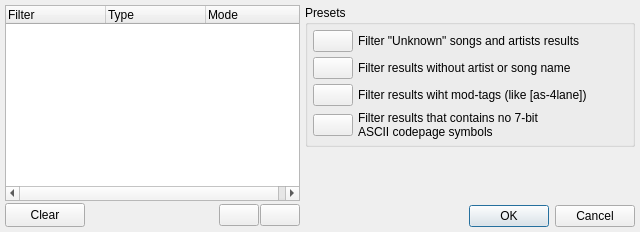
<?xml version="1.0" encoding="UTF-8"?>
<ui version="4.0">
 <class>FilterSettings</class>
 <widget class="QDialog" name="FilterSettings">
  <property name="geometry">
   <rect>
    <x>0</x>
    <y>0</y>
    <width>640</width>
    <height>232</height>
   </rect>
  </property>
  <property name="windowTitle">
   <string>Filter Settings</string>
  </property>
  <property name="windowIcon">
   <iconset resource="../res.qrc">
    <normaloff>:/icons/icons/Filter.png</normaloff>:/icons/icons/Filter.png</iconset>
  </property>
  <layout class="QHBoxLayout" name="horizontalLayout">
   <property name="spacing">
    <number>5</number>
   </property>
   <property name="leftMargin">
    <number>5</number>
   </property>
   <property name="topMargin">
    <number>5</number>
   </property>
   <property name="rightMargin">
    <number>5</number>
   </property>
   <property name="bottomMargin">
    <number>5</number>
   </property>
   <item>
    <layout class="QVBoxLayout" name="verticalLayout_3">
     <property name="spacing">
      <number>2</number>
     </property>
     <property name="sizeConstraint">
      <enum>QLayout::SetMinimumSize</enum>
     </property>
     <item>
      <widget class="QTreeWidget" name="treeWidget_Filters">
       <property name="sizePolicy">
        <sizepolicy hsizetype="Expanding" vsizetype="Expanding">
         <horstretch>0</horstretch>
         <verstretch>0</verstretch>
        </sizepolicy>
       </property>
       <property name="selectionMode">
        <enum>QAbstractItemView::ExtendedSelection</enum>
       </property>
       <property name="rootIsDecorated">
        <bool>false</bool>
       </property>
       <column>
        <property name="text">
         <string>Filter</string>
        </property>
       </column>
       <column>
        <property name="text">
         <string>Type</string>
        </property>
       </column>
       <column>
        <property name="text">
         <string>Mode</string>
        </property>
       </column>
      </widget>
     </item>
     <item>
      <layout class="QHBoxLayout" name="horizontalLayout_Controls">
       <property name="spacing">
        <number>1</number>
       </property>
       <item>
        <widget class="QPushButton" name="pushButton_Clear">
         <property name="minimumSize">
          <size>
           <width>0</width>
           <height>24</height>
          </size>
         </property>
         <property name="text">
          <string>Clear</string>
         </property>
        </widget>
       </item>
       <item>
        <spacer name="horizontalSpacer_5">
         <property name="orientation">
          <enum>Qt::Horizontal</enum>
         </property>
         <property name="sizeHint" stdset="0">
          <size>
           <width>40</width>
           <height>20</height>
          </size>
         </property>
        </spacer>
       </item>
       <item>
        <widget class="QPushButton" name="pushButton_Add">
         <property name="sizePolicy">
          <sizepolicy hsizetype="Minimum" vsizetype="Fixed">
           <horstretch>0</horstretch>
           <verstretch>0</verstretch>
          </sizepolicy>
         </property>
         <property name="text">
          <string/>
         </property>
         <property name="icon">
          <iconset resource="../res.qrc">
           <normaloff>:/icons/icons/Add.png</normaloff>:/icons/icons/Add.png</iconset>
         </property>
        </widget>
       </item>
       <item>
        <widget class="QPushButton" name="pushButton_Remove">
         <property name="text">
          <string/>
         </property>
         <property name="icon">
          <iconset resource="../res.qrc">
           <normaloff>:/icons/icons/Remove.png</normaloff>:/icons/icons/Remove.png</iconset>
         </property>
        </widget>
       </item>
      </layout>
     </item>
    </layout>
   </item>
   <item>
    <layout class="QVBoxLayout" name="verticalLayout">
     <property name="spacing">
      <number>5</number>
     </property>
     <property name="sizeConstraint">
      <enum>QLayout::SetMaximumSize</enum>
     </property>
     <item>
      <widget class="QGroupBox" name="groupBox_FilterPresets">
       <property name="title">
        <string>Presets</string>
       </property>
       <layout class="QVBoxLayout" name="verticalLayout_2">
        <property name="spacing">
         <number>5</number>
        </property>
        <property name="leftMargin">
         <number>5</number>
        </property>
        <property name="topMargin">
         <number>5</number>
        </property>
        <property name="rightMargin">
         <number>5</number>
        </property>
        <property name="bottomMargin">
         <number>5</number>
        </property>
        <item>
         <layout class="QHBoxLayout" name="horizontalLayout_Unknown">
          <property name="spacing">
           <number>5</number>
          </property>
          <item>
           <widget class="QPushButton" name="pushButton_AddUnknown">
            <property name="sizePolicy">
             <sizepolicy hsizetype="Preferred" vsizetype="Fixed">
              <horstretch>0</horstretch>
              <verstretch>0</verstretch>
             </sizepolicy>
            </property>
            <property name="toolTip">
             <string>&lt;html&gt;&lt;head/&gt;&lt;body&gt;&lt;p&gt;Enable filter&lt;/p&gt;&lt;/body&gt;&lt;/html&gt;</string>
            </property>
            <property name="text">
             <string/>
            </property>
            <property name="icon">
             <iconset resource="../res.qrc">
              <normaloff>:/icons/icons/Add.png</normaloff>:/icons/icons/Add.png</iconset>
            </property>
           </widget>
          </item>
          <item>
           <widget class="QLabel" name="label_Unknown">
            <property name="sizePolicy">
             <sizepolicy hsizetype="Preferred" vsizetype="Preferred">
              <horstretch>0</horstretch>
              <verstretch>0</verstretch>
             </sizepolicy>
            </property>
            <property name="text">
             <string>Filter &quot;Unknown&quot; songs and artists results</string>
            </property>
           </widget>
          </item>
          <item>
           <spacer name="horizontalSpacer">
            <property name="orientation">
             <enum>Qt::Horizontal</enum>
            </property>
            <property name="sizeHint" stdset="0">
             <size>
              <width>40</width>
              <height>20</height>
             </size>
            </property>
           </spacer>
          </item>
         </layout>
        </item>
        <item>
         <layout class="QHBoxLayout" name="horizontalLayout_Empty">
          <property name="spacing">
           <number>5</number>
          </property>
          <item>
           <widget class="QPushButton" name="pushButton_AddEmpty">
            <property name="sizePolicy">
             <sizepolicy hsizetype="Preferred" vsizetype="Fixed">
              <horstretch>0</horstretch>
              <verstretch>0</verstretch>
             </sizepolicy>
            </property>
            <property name="toolTip">
             <string>&lt;html&gt;&lt;head/&gt;&lt;body&gt;&lt;p&gt;Enable filter&lt;/p&gt;&lt;/body&gt;&lt;/html&gt;</string>
            </property>
            <property name="text">
             <string/>
            </property>
            <property name="icon">
             <iconset resource="../res.qrc">
              <normaloff>:/icons/icons/Add.png</normaloff>:/icons/icons/Add.png</iconset>
            </property>
           </widget>
          </item>
          <item>
           <widget class="QLabel" name="label_Empty">
            <property name="sizePolicy">
             <sizepolicy hsizetype="Preferred" vsizetype="Preferred">
              <horstretch>0</horstretch>
              <verstretch>0</verstretch>
             </sizepolicy>
            </property>
            <property name="text">
             <string>Filter results without artist or song name</string>
            </property>
           </widget>
          </item>
          <item>
           <spacer name="horizontalSpacer_2">
            <property name="orientation">
             <enum>Qt::Horizontal</enum>
            </property>
            <property name="sizeHint" stdset="0">
             <size>
              <width>40</width>
              <height>20</height>
             </size>
            </property>
           </spacer>
          </item>
         </layout>
        </item>
        <item>
         <layout class="QHBoxLayout" name="horizontalLayout_ModTags">
          <property name="spacing">
           <number>5</number>
          </property>
          <item>
           <widget class="QPushButton" name="pushButton_AddModTags">
            <property name="sizePolicy">
             <sizepolicy hsizetype="Preferred" vsizetype="Fixed">
              <horstretch>0</horstretch>
              <verstretch>0</verstretch>
             </sizepolicy>
            </property>
            <property name="toolTip">
             <string>&lt;html&gt;&lt;head/&gt;&lt;body&gt;&lt;p&gt;Enable filter&lt;/p&gt;&lt;/body&gt;&lt;/html&gt;</string>
            </property>
            <property name="text">
             <string/>
            </property>
            <property name="icon">
             <iconset resource="../res.qrc">
              <normaloff>:/icons/icons/Add.png</normaloff>:/icons/icons/Add.png</iconset>
            </property>
           </widget>
          </item>
          <item>
           <widget class="QLabel" name="label_ModTags">
            <property name="sizePolicy">
             <sizepolicy hsizetype="Preferred" vsizetype="Preferred">
              <horstretch>0</horstretch>
              <verstretch>0</verstretch>
             </sizepolicy>
            </property>
            <property name="text">
             <string>Filter results wiht mod-tags (like [as-4lane])</string>
            </property>
           </widget>
          </item>
          <item>
           <spacer name="horizontalSpacer_4">
            <property name="orientation">
             <enum>Qt::Horizontal</enum>
            </property>
            <property name="sizeHint" stdset="0">
             <size>
              <width>40</width>
              <height>20</height>
             </size>
            </property>
           </spacer>
          </item>
         </layout>
        </item>
        <item>
         <layout class="QHBoxLayout" name="horizontalLayout_ASCII7Bit">
          <property name="spacing">
           <number>5</number>
          </property>
          <item>
           <widget class="QPushButton" name="pushButton_AddASCII7Bit">
            <property name="sizePolicy">
             <sizepolicy hsizetype="Preferred" vsizetype="Fixed">
              <horstretch>0</horstretch>
              <verstretch>0</verstretch>
             </sizepolicy>
            </property>
            <property name="toolTip">
             <string>&lt;html&gt;&lt;head/&gt;&lt;body&gt;&lt;p&gt;Enable filter&lt;/p&gt;&lt;/body&gt;&lt;/html&gt;</string>
            </property>
            <property name="text">
             <string/>
            </property>
            <property name="icon">
             <iconset resource="../res.qrc">
              <normaloff>:/icons/icons/Add.png</normaloff>:/icons/icons/Add.png</iconset>
            </property>
           </widget>
          </item>
          <item>
           <widget class="QLabel" name="label_ASCII7Bit">
            <property name="sizePolicy">
             <sizepolicy hsizetype="Preferred" vsizetype="Preferred">
              <horstretch>0</horstretch>
              <verstretch>0</verstretch>
             </sizepolicy>
            </property>
            <property name="text">
             <string>Filter results that contains no 7-bit 
ASCII codepage symbols</string>
            </property>
           </widget>
          </item>
          <item>
           <spacer name="horizontalSpacer_3">
            <property name="orientation">
             <enum>Qt::Horizontal</enum>
            </property>
            <property name="sizeHint" stdset="0">
             <size>
              <width>40</width>
              <height>20</height>
             </size>
            </property>
           </spacer>
          </item>
         </layout>
        </item>
       </layout>
      </widget>
     </item>
     <item>
      <spacer name="verticalSpacer">
       <property name="orientation">
        <enum>Qt::Vertical</enum>
       </property>
       <property name="sizeHint" stdset="0">
        <size>
         <width>20</width>
         <height>40</height>
        </size>
       </property>
      </spacer>
     </item>
     <item>
      <widget class="QDialogButtonBox" name="buttonBox_Control">
       <property name="orientation">
        <enum>Qt::Horizontal</enum>
       </property>
       <property name="standardButtons">
        <set>QDialogButtonBox::Cancel|QDialogButtonBox::Ok</set>
       </property>
      </widget>
     </item>
    </layout>
   </item>
  </layout>
 </widget>
 <resources>
  <include location="../res.qrc"/>
 </resources>
 <connections>
  <connection>
   <sender>buttonBox_Control</sender>
   <signal>accepted()</signal>
   <receiver>FilterSettings</receiver>
   <slot>accept()</slot>
   <hints>
    <hint type="sourcelabel">
     <x>239</x>
     <y>174</y>
    </hint>
    <hint type="destinationlabel">
     <x>157</x>
     <y>188</y>
    </hint>
   </hints>
  </connection>
  <connection>
   <sender>buttonBox_Control</sender>
   <signal>rejected()</signal>
   <receiver>FilterSettings</receiver>
   <slot>reject()</slot>
   <hints>
    <hint type="sourcelabel">
     <x>248</x>
     <y>180</y>
    </hint>
    <hint type="destinationlabel">
     <x>254</x>
     <y>188</y>
    </hint>
   </hints>
  </connection>
 </connections>
</ui>
